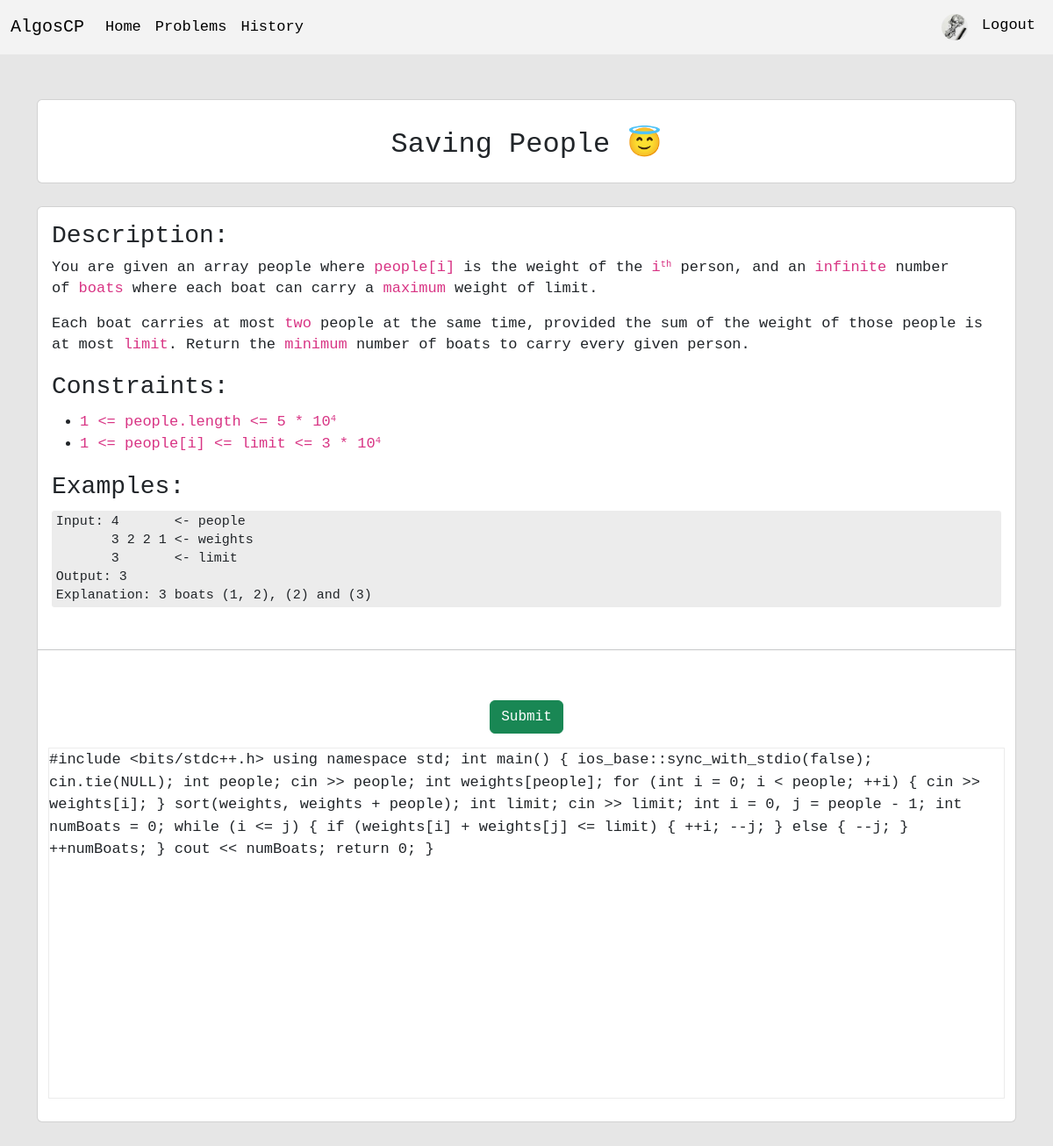
/problems/boats to save people/ (signed in), run on the app's committed database.
### users/models.py (models this page shows, shortened)
class Profile(models.Model):
    user = models.OneToOneField(User, on_delete = models.CASCADE)
    image = models.ImageField(default = 'profile_pictures/default.jpg', upload_to = 'profile_pictures/')
    description = models.TextField(default = '', blank = True)

### problems/models.py (models this page shows, shortened)
class Problem(models.Model):
    name = models.CharField(max_length=50, unique=True, null=False, blank=False, default='lowercase letters only')
    title = models.CharField(max_length=50, null=False, blank=False, default='')
    description = models.TextField()
    template = models.TextField(blank=False, default='')
    input = models.TextField(default='')
    correct_output = models.TextField(default='')

### problems/views.py (the view)
# urls.py: path('problems/<problem_name>/', views.display_problem, name='display_problem'),
def display_problem(request, problem_name):
    problem = Problem.objects.get(name = problem_name.replace('-', ' '))
    return render(request, 'problems/display_problem.html', {'problem': problem})

### problems/templates/problems/display_problem.html (shortened to what this page needs)
{% extends 'base.html' %}
{% load static %}
{% block content %}
  <link rel="stylesheet" href="{% static 'problems_styling.css' %}">
  <center>
    <div class="card">
      <div class="card-body">
        <h2>{{ problem.title }}</h2>
      </div>
    </div>
  </center>
  <br>
  <div class="card">
    <div class="card-body">{{ problem.description|safe }}</div>
    <hr/>
    <br>
    <form action="{% url 'send' problem.id %}" method="POST" class="card-body">
      <center>
        <input type="Submit" value="Submit" class="btn btn-success">
      </center>
    </form>
    <div class="container">
      <div id="editor">{{ problem.template }}</div>
      <br>
    </div>
  </div>
  <br><br>
{% endblock %}

### website/templates/navbar.html (shortened to what this page needs)
<nav class="navbar navbar-expand-lg" style="background-color: #f3f3f3;">
  <div class="container-fluid">
    <a class="navbar-brand" href="{% url 'index' %}">AlgosCP</a>
    <div class="collapse navbar-collapse" id="navbarNavAltMarkup">
      <div class="navbar-nav">
        <a class="nav-link active" aria-current="page" href="{% url 'index' %}">Home</a>
        <a class="nav-link active" href="{% url 'list' %}">Problems</a>
        <a class="nav-link active" href="{% url 'history' %}">History</a>
      </div>
      {% if user.is_authenticated %}
        <div class="navbar-nav ms-auto">
          <a class="nav-link active" href="{% url 'profile' request.user %}">
            <img src="{{ user.profile.image.url }}" width=30 height=30 class="rounded-circle" alt="{{ profile.user.username }}">
          </a>
          <a class="nav-link active" href="{% url 'logout' %}">Logout</a>
        </div>
      {% else %}
        <div class="navbar-nav ms-auto">
          <a class="nav-item nav-link active" href="{% url 'login' %}">Login</a>
        </div>
      {% endif %}
    </div>
  </div>
</nav>

### website/static/style.css (style rules this page uses)
body { background-color: rgb(230, 230, 230); font-size: 17px; font-family: monospace, consolas, arial; }

### problems/static/problems_styling.css (style rules this page uses)
#editor { position: relative; height: 400px; font-size: 17px; border-style: groove; border-width: thin; border-color: rgb(236, 236, 236); }
pre[class=""] { background-color: rgb(236, 236, 236); font-size: 15px; word-wrap: break-word; box-decoration-break: clone; padding: .1rem .3rem .2rem; border-radius: .2rem; }

### data on the page
Problem: title "Saving People 😇", description "Description: You are given an array people where people[i] is the weight of the i th person, and an infinite number of boats where each boat can carry a maximum weight of limit. Each boat carries at most two people at the same time, provided the sum of the weight of those people is at most limit . Return the minimum number of boats to carry every given person. Constraints: 1 <= people.length <= 5 * 10 4 1 <= people[i] <= limit <= 3 * 10 4 Examples: Input: 4 <- people 3 2 2 1 <- weights 3 <- limit Output: 3 Explanation: 3 boats (1, 2), (2) and (3)", template "#include <bits/stdc++.h> using namespace std; int main() { ios_base::sync_with_stdio(false); cin.tie(NULL); int people; cin >> people; int weights[people]; for (int i = 0; i < people; ++i) { cin >> weights[i]; } sort(weights, weights + people); int limit; cin >> limit; int i = 0, j = people - 1; int numBoats = 0; while (i <= j) { if (weights[i] + weights[j] <= limit) { ++i; --j; } else { --j; } ++numBoats; } cout << numBoats; return 0; }"
